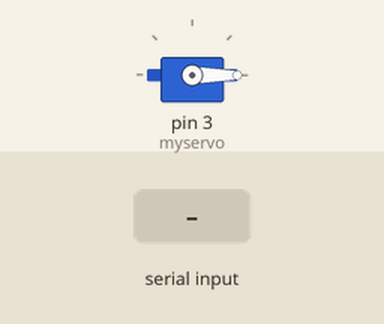
Simulated run of this sketch. Board: Arduino Uno, built with avr-gcc and run on an emulated ATmega328P. On the bench: servo. Inputs (shaded band) come from the test bench.

Above: at 1.2 s.
1.3 s: "A" received over Serial
At 2.1 s:
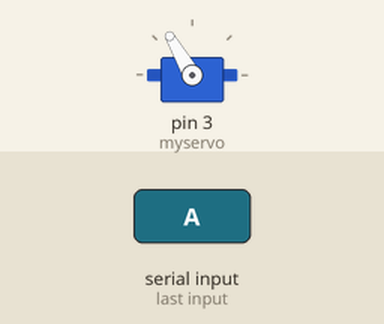
Timing chart, 0 to 4.3 s (numbered marks = the images above; inputs shaded):
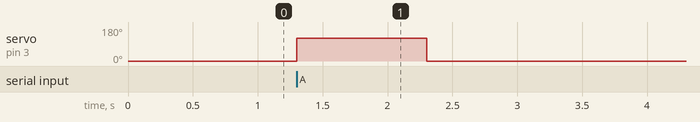

Measured:
- after the input at 1.3 s, servo on pin 3 (myservo): 0° → 120° at once, → 0° 1.0 s later

The sketch:

d.ino
```cpp
#include <Servo.h>

Servo myservo;  // create servo object to control a servo
                // twelve servo objects can be created on most boards

int pos = 0;    // variable to store the servo position
char serIn = 'B';
void setup()
{
  myservo.attach(3);  // attaches the servo on pin 9 to the servo object
  myservo.write(0);
}

void loop()
{
 Serial.begin(9600);
 while (Serial.available()>0) serIn=Serial.read();
//  Serial.println(serIn);
 if (serIn=='A') {
//    for(pos = 0; pos <= 1; pos += 1) // goes from 0 degrees to 180 degrees
//    {
// in steps of 1 degree
//      myservo.write(pos);              // tell servo to go to position in variable 'pos'
//      delay(15);                       // waits 15ms for the servo to reach the position
//    }
     myservo.write(120);
    delay(1000);
    myservo.write(0);
//    for(pos = 1; pos>=0; pos-=1)     // goes from 180 degrees to 0 degrees
//    {
//      myservo.write(pos);              // tell servo to go to position in variable 'pos'
//      delay(15);                       // waits 15ms for the servo to reach the position
//    }
    serIn='B';
  }
}
```
